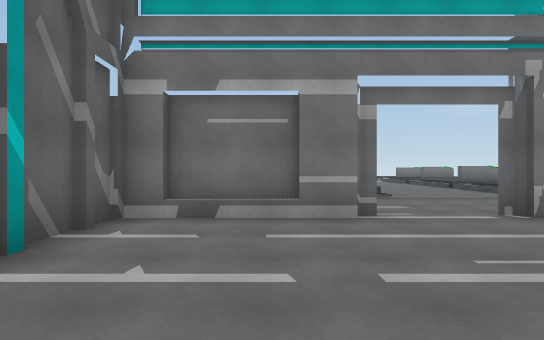
View 1 (above)

24 first-person views from a walk through a scene from a Unity 3-D project. The camera is 1.5 m above the floor, looks level and sees 80° across. The floor is counted in squares, 2 m on a side. Each view is taken from the middle of a square. On the plan, view 1 faces up. The plan holds only what a view shows up to about 11 squares ahead; the rest is blank. The place goes on beyond the plan.

View 2
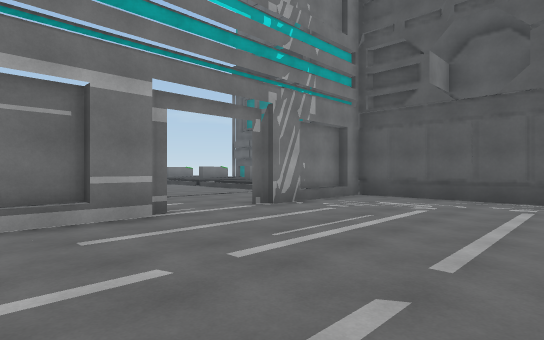

View 3
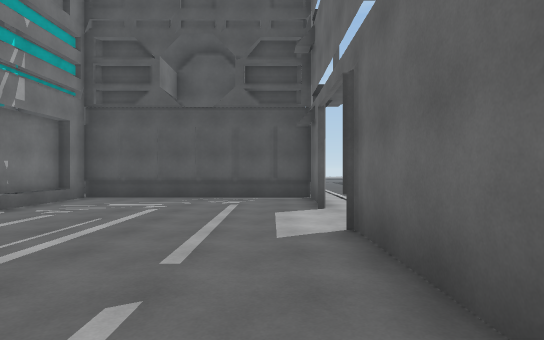

View 4
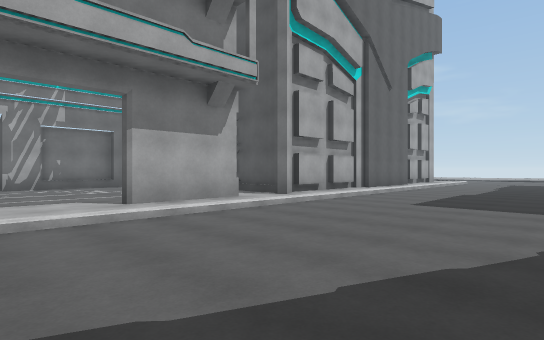

View 5
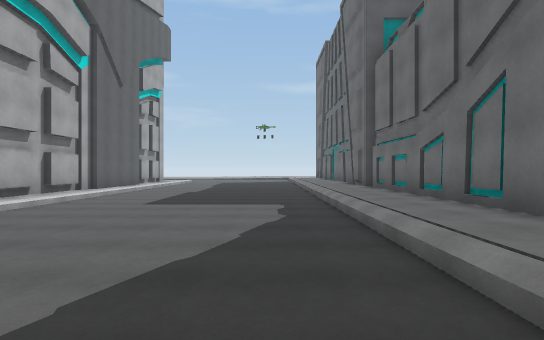

View 6
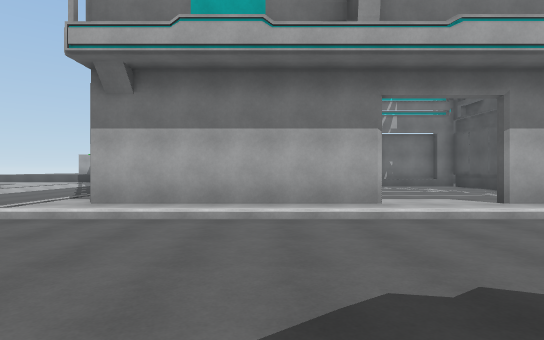

View 7
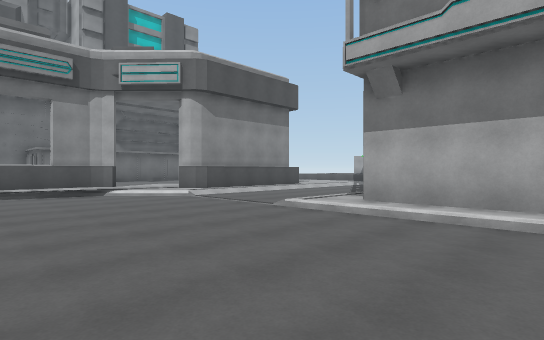

View 8
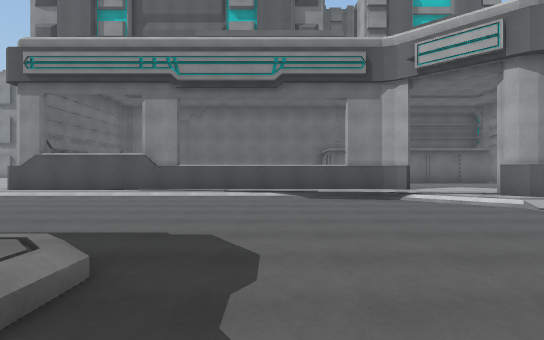

View 9
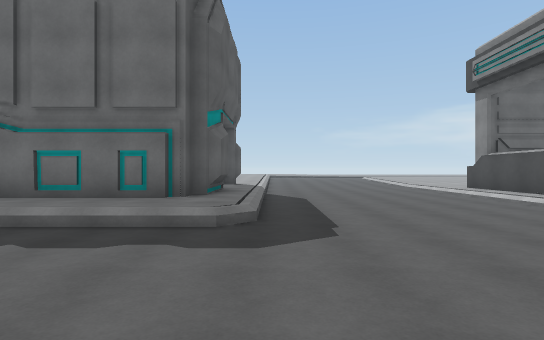

View 10
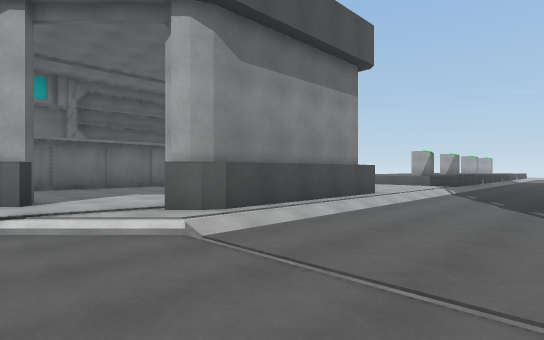

View 11
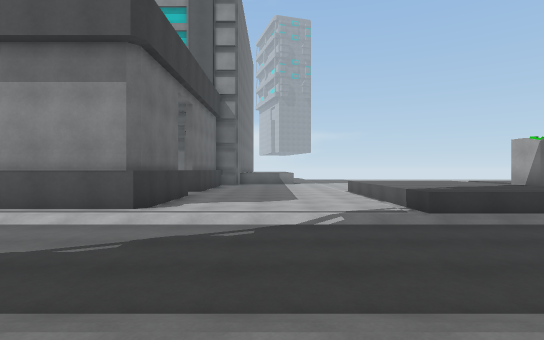

View 12
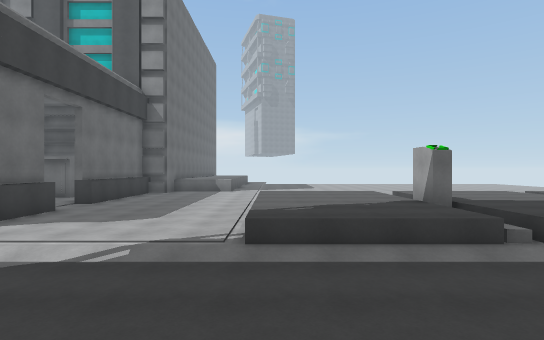

View 13
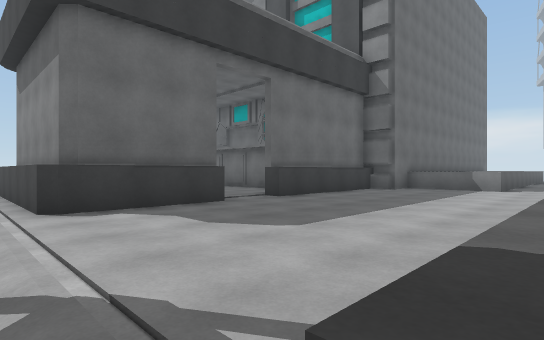

View 14
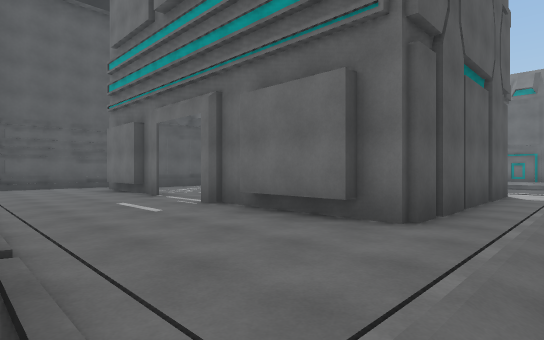

View 15
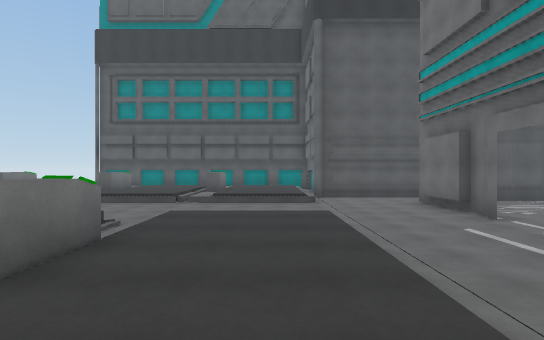

View 16
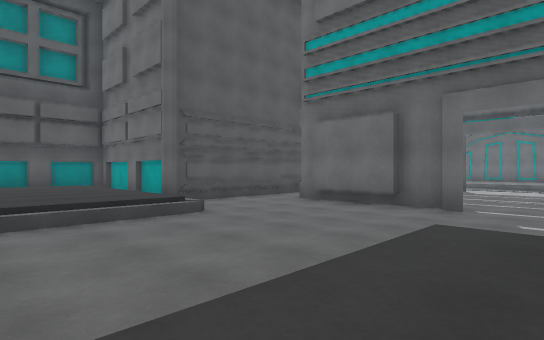

View 17
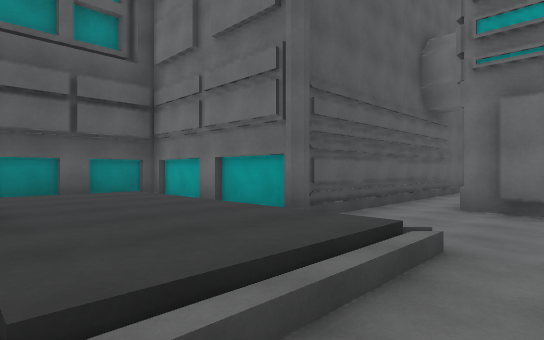

View 18
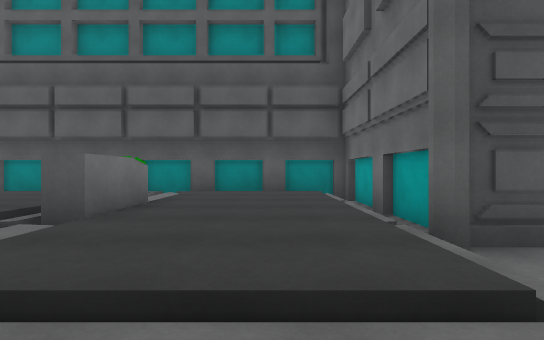

View 19
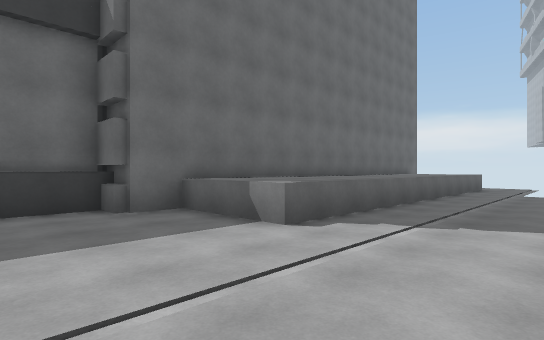

View 20
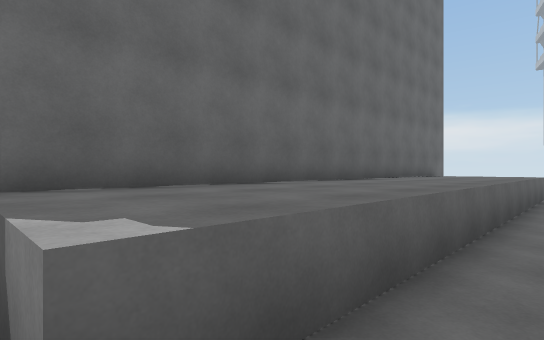

View 21
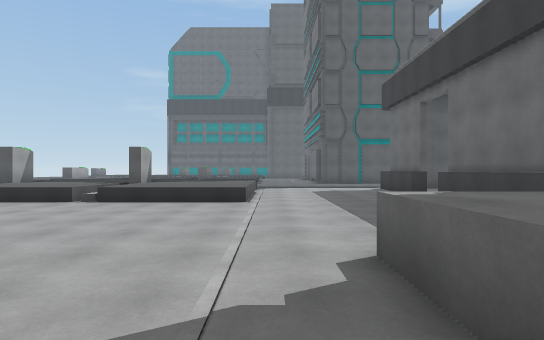

View 22
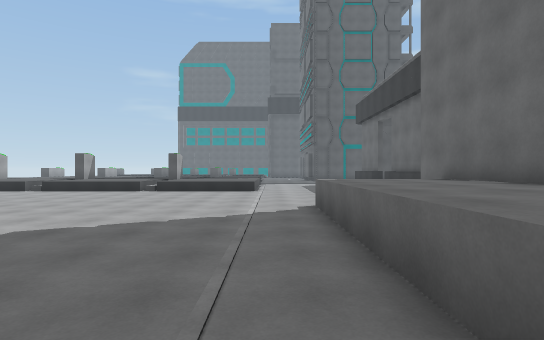

View 23
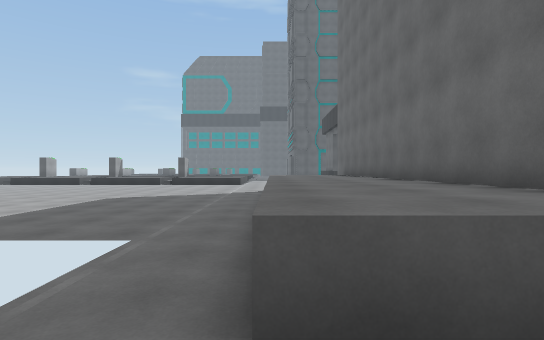

View 24
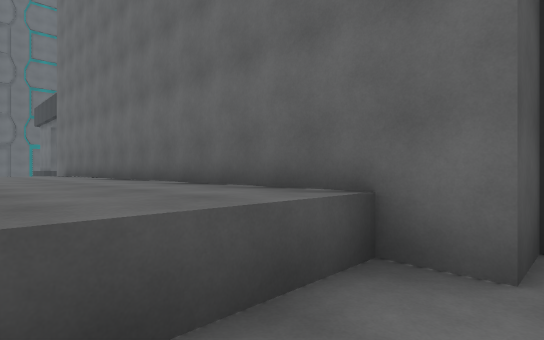

### Floor plan
Key: @ floor where view 1 was taken; # wall or solid block; x gap in a wall; . main floor; : floor 0.25 m higher than the main floor; - floor 0.25 m lower than the main floor; + floor 0.5 m higher than the main floor; / step, stairs or slope; = window, fence, low wall or low ledge; ^ raised ledge.
Columns run from 30 left of view 1 to 16 right of it. Each row starts with its distance up from view 1.
 12       ...........^^^^^^/-    ^^#//...///==///#
 11     .............^^^^^^/--  +++++/.../++++++ #
 10     .............^^^^^^/-- /+++++/.../++++++ #
  9     .............^^^^^^/---///////...////////#
  8  ....................../---............/######
  7 ..^^^^^^^^^^^........../---.............#
  6  .^^^^^^^^^^^........../---.............#
  5 ..^^^^^^^^^^^........../---.####..#####.#
  4 .#############........./---.#.........#.#
  3 ##           #####::##^/---.#.........#.#
  2                #:::   #/---.#.........#.#
  1                #::    #/---.#.........#.#
  0                #::::  #/---.#.@.......#.#
 -1                #::::::#/---.######..###x#####
 -2                #::::::./--///////////////////
 -3                  ::#///-----------------------
 -4                    #:/-------------------------
 -5                    #:/-------------------------
 -6                    ^:------------ -------------
 -7                    ^:--------- - ------------
 -8                    ^:----------   -----------
 -9                    ^:-----/::::    :::::::::
-10                    #.-----/:####     ########
-11                    #.-----/:#
-12                    #.-----//#
-13                    #.-----/:#
-14                    #.-----/:

Where each view was taken, in squares from view 1:
view 1: 0 up, 0 right, facing up
view 2: 0 up, 1 left, facing up-right
view 3: 0 up, 1 left, facing right
view 4: 7 down, 3 right, facing up-right
view 5: 7 down, 3 right, facing right
view 6: 7 down, 1 right, facing up
view 7: 7 down, 1 right, facing up-left
view 8: 7 down, 1 left, facing left
view 9: 4 down, 4 left, facing down
view 10: 4 down, 4 left, facing up-left
view 11: 6 up, 2 left, facing left
view 12: 9 up, 3 left, facing left
view 13: 9 up, 7 left, facing down-left
view 14: 9 up, 4 left, facing down-right
view 15: 10 up, 3 left, facing right
view 16: 12 up, 2 right, facing down-right
view 17: 12 up, 6 right, facing down-right
view 18: 10 up, 6 right, facing right
view 19: 10 up, 15 left, facing down-left
view 20: 8 up, 18 left, facing down-left
view 21: 8 up, 21 left, facing right
view 22: 8 up, 25 left, facing right
view 23: 7 up, 30 left, facing right
view 24: 7 up, 30 left, facing down-right
